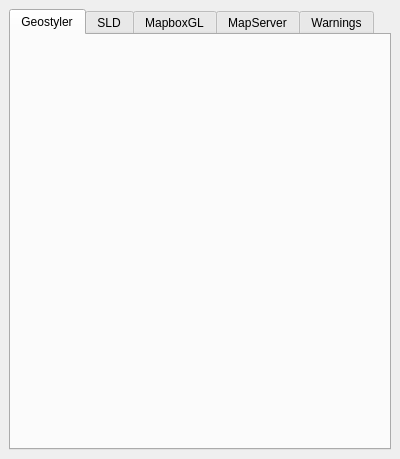
<?xml version="1.0" encoding="UTF-8"?>
<ui version="4.0">
 <class>DockWidget</class>
 <widget class="QDockWidget" name="DockWidget">
  <property name="geometry">
   <rect>
    <x>0</x>
    <y>0</y>
    <width>400</width>
    <height>459</height>
   </rect>
  </property>
  <property name="windowTitle">
   <string>Multistyler</string>
  </property>
  <widget class="QWidget" name="dockWidgetContents">
   <layout class="QVBoxLayout" name="verticalLayout">
    <item>
     <widget class="QTabWidget" name="tabWidget">
      <property name="currentIndex">
       <number>0</number>
      </property>
      <widget class="QWidget" name="tab">
       <attribute name="title">
        <string>Geostyler</string>
       </attribute>
       <layout class="QVBoxLayout" name="verticalLayout_2">
        <item>
         <widget class="QWidget" name="widgetGeostyler" native="true"/>
        </item>
       </layout>
      </widget>
      <widget class="QWidget" name="tab_2">
       <attribute name="title">
        <string>SLD</string>
       </attribute>
       <layout class="QVBoxLayout" name="verticalLayout_3">
        <item>
         <widget class="QWidget" name="widgetSld" native="true"/>
        </item>
       </layout>
      </widget>
      <widget class="QWidget" name="tab_3">
       <attribute name="title">
        <string>MapboxGL</string>
       </attribute>
       <layout class="QVBoxLayout" name="verticalLayout_4">
        <item>
         <widget class="QWidget" name="widgetMapbox" native="true"/>
        </item>
       </layout>
      </widget>
      <widget class="QWidget" name="tab_5">
       <attribute name="title">
        <string>MapServer</string>
       </attribute>
       <layout class="QVBoxLayout" name="verticalLayout_6">
        <item>
         <widget class="QWidget" name="widgetMapserver" native="true"/>
        </item>
       </layout>
      </widget>
      <widget class="QWidget" name="tab_4">
       <attribute name="title">
        <string>Warnings</string>
       </attribute>
       <layout class="QVBoxLayout" name="verticalLayout_5">
        <item>
         <widget class="QPlainTextEdit" name="txtWarnings"/>
        </item>
       </layout>
      </widget>
     </widget>
    </item>
   </layout>
  </widget>
 </widget>
 <resources/>
 <connections/>
</ui>
